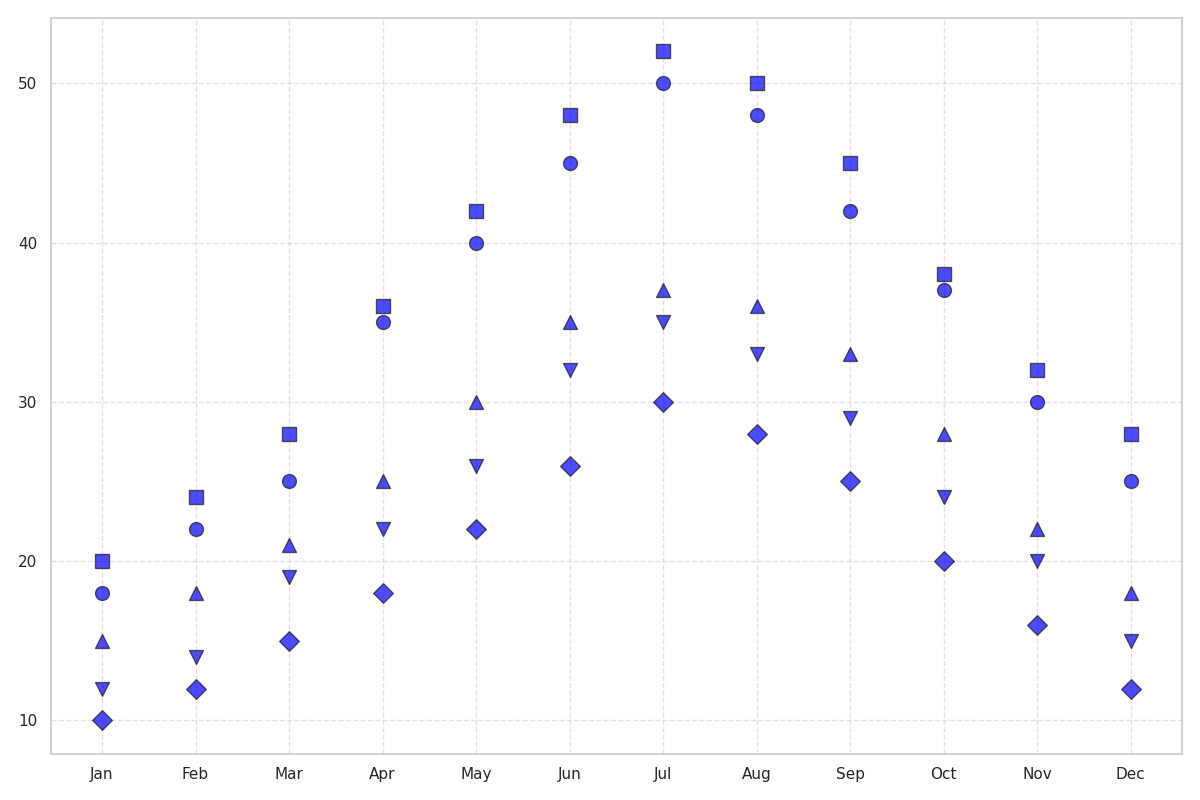

Python code for this plot:
import matplotlib.pyplot as plt
import numpy as np

months = np.array(['Jan', 'Feb', 'Mar', 'Apr', 'May', 'Jun', 
                   'Jul', 'Aug', 'Sep', 'Oct', 'Nov', 'Dec'])

copenhagen_commuters = np.array([18, 22, 25, 35, 40, 45, 50, 48, 42, 37, 30, 25])
amsterdam_commuters = np.array([20, 24, 28, 36, 42, 48, 52, 50, 45, 38, 32, 28])
portland_commuters = np.array([15, 18, 21, 25, 30, 35, 37, 36, 33, 28, 22, 18])
barcelona_commuters = np.array([10, 12, 15, 18, 22, 26, 30, 28, 25, 20, 16, 12])
berlin_commuters = np.array([12, 14, 19, 22, 26, 32, 35, 33, 29, 24, 20, 15])

fig, ax = plt.subplots(figsize=(12, 8))

ax.scatter(months, copenhagen_commuters, color='blue', marker='o', s=100, alpha=0.7, edgecolors='k')
ax.scatter(months, amsterdam_commuters, color='blue', marker='s', s=100, alpha=0.7, edgecolors='k')
ax.scatter(months, portland_commuters, color='blue', marker='^', s=100, alpha=0.7, edgecolors='k')
ax.scatter(months, barcelona_commuters, color='blue', marker='D', s=100, alpha=0.7, edgecolors='k')
ax.scatter(months, berlin_commuters, color='blue', marker='v', s=100, alpha=0.7, edgecolors='k')

ax.grid(True, linestyle='--', alpha=0.6)

plt.tight_layout()
plt.show()
